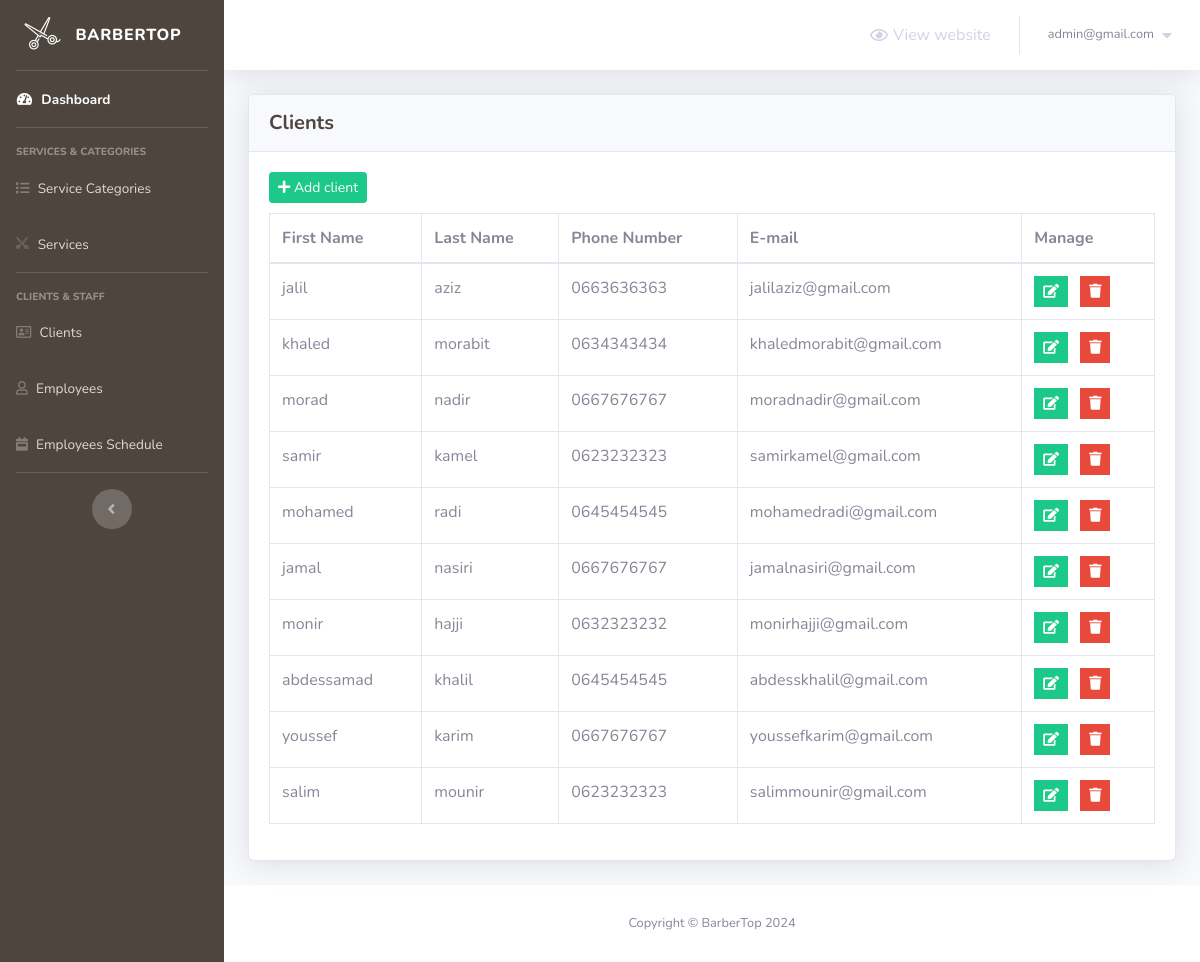
Screenshot of /barber-admin/clients.php (signed in) with the database file from the repository.
### tables this page shows
CREATE TABLE `clients` (
  `client_id` int(5) NOT NULL,
  `first_name` varchar(30) NOT NULL,
  `last_name` varchar(30) NOT NULL,
  `phone_number` varchar(30) NOT NULL,
  `client_email` varchar(50) NOT NULL,
  `employee_id` int(11) NOT NULL
);

### barber-admin/clients.php (the view, shortened to what this page needs)
<?php
    include 'connect.php';
    include 'Includes/header.php';
    if(isset($_SESSION['admin_email_barbertop']) && isset($_SESSION['password_barbertop']))
    {
?>
<div class="container-fluid">
    <?php
                $do = '';
                if(isset($_GET['do']) && in_array($_GET['do'], array('Add','Edit')))
                {
                    $do = htmlspecialchars($_GET['do']);
                }
                else
                {
                    $do = 'Manage';
                }
                if($do == 'Manage')
                {
                    $stmt = $con->prepare("SELECT * FROM clients");
                    $stmt->execute();
                    $rows_clients = $stmt->fetchAll();
                    ?>
                        <div class="card shadow mb-4">
                            <div class="card-header py-3">
                                <h5 class="m-0 font-weight-bold text-primary">Clients</h5>
                            </div>
                            <div class="card-body">
                                <a href="clients.php?do=Add" class="btn btn-success btn-sm" style="margin-bottom: 10px;">
                                    <i class="fa fa-plus"></i>
                                    Add client
                                </a>
                                <div class="table-responsive">
                                    <table class="table table-bordered">
                                        <thead>
                                            <tr>
                                                <th scope="col">First Name</th>
                                                <th scope="col">Last Name</th>
                                                <th scope="col">Phone Number</th>
                                                <th scope="col">E-mail</th>
                                                <th scope="col">Manage</th>
                                            </tr>
                                        </thead>
                                        <tbody>
                                            <?php
                                                foreach($rows_clients as $client)
                                                {
                                                    echo "<tr>";
                                                        echo "<td>";
                                                            echo $client['first_name'];
                                                        echo "</td>";
                                                        echo "<td>";
                                                            echo $client['last_name'];
                                                        echo "</td>";
                                                        echo "<td>";
                                                            echo $client['phone_number'];
                                                        echo "</td>";
                                                        echo "<td>";
                                                            echo $client['client_email'];
                                                        echo "</td>";
                                                        echo "<td>";
                                                            $delete_data = "delete_client_".$client["client_id"];
                                                    ?>
                                                        <ul class="list-inline m-0">
                                                            <li class="list-inline-item" data-toggle="tooltip" title="Edit">
                                                                <button class="btn btn-success btn-sm rounded-0">
                                                                    <a href="clients.php?do=Edit&client_id=<?php echo $client['client_id']; ?>" style="color: white;">
                                                                        <i class="fa fa-edit"></i>
                                                                    </a>
                                                                </button>
                                                            </li>
                                                            <li class="list-inline-item" data-toggle="tooltip" title="Delete">
                                                                <button class="btn btn-danger btn-sm rounded-0" type="button" data-toggle="modal" data-target="#<?php echo $delete_data; ?>" data-placement="top"><i class="fa fa-trash"></i></button>
                                                            </li>
                                                        </ul>
                                                    <?php
                                                    echo "</td>";
                                                    echo "</tr>";
                                                }
                                            ?>
                                        </tbody>
                                    </table>
                                </div>
                            </div>
                        </div>
                    <?php
                }
            ?>
</div>
<?php
        include 'Includes/footer.php';
    }
    else
    {
        header('Location: login.php');
        exit();
    }
?>

### rows the page displays
clients: first_name "jalil", last_name "aziz", phone_number "0663636363", client_email "jalilaziz@gmail.com"
clients: first_name "khaled", last_name "morabit", phone_number "0634343434", client_email "khaledmorabit@gmail.com"
clients: first_name "morad", last_name "nadir", phone_number "0667676767", client_email "moradnadir@gmail.com"
clients: first_name "samir", last_name "kamel", phone_number "0623232323", client_email "samirkamel@gmail.com"
clients: first_name "mohamed", last_name "radi", phone_number "0645454545", client_email "mohamedradi@gmail.com"
clients: first_name "jamal", last_name "nasiri", phone_number "0667676767", client_email "jamalnasiri@gmail.com"
clients: first_name "monir", last_name "hajji", phone_number "0632323232", client_email "monirhajji@gmail.com"
clients: first_name "abdessamad", last_name "khalil", phone_number "0645454545", client_email "abdesskhalil@gmail.com"
clients: first_name "youssef", last_name "karim", phone_number "0667676767", client_email "youssefkarim@gmail.com"
clients: first_name "salim", last_name "mounir", phone_number "0623232323", client_email "salimmounir@gmail.com"

### other values shown
$_SESSION['admin_email_barbertop'] "admin@gmail.com"
